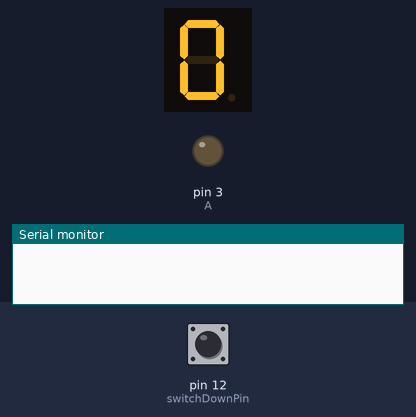
Bench run of a sketch on a simulated Arduino Uno, built with avr-gcc and run on an emulated ATmega328P. Shown: 1-digit seven-segment display, output pins drawn as LEDs (lit = HIGH), the last lines printed to the serial monitor. Wiring (inferred from the names in the program): 1-digit 7-segment display, segments lit when LOW: segments pin 4, pin 5, pin 6, pin 7, pin 8, pin 9, pin 2. Inputs (shaded band) come from the test bench; at power-on: pin 12 (switchDownPin) LOW. The segment pins are drawn as the display they are named for; pins used as bus, display or sensor lines are not drawn.

Above: at 1.2 s.
1.3 s: pin 12 (switchDownPin) pulled HIGH for 0.15 s
At 1.7 s:
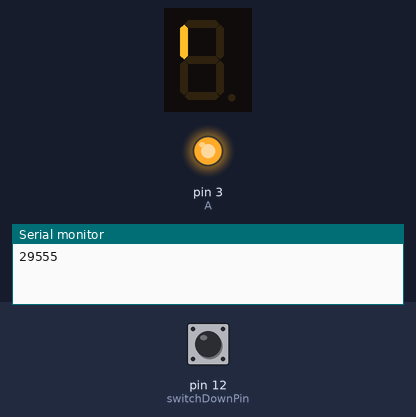
4.2 s: pin 12 (switchDownPin) pulled HIGH for 3.2 s
At 4.9 s:
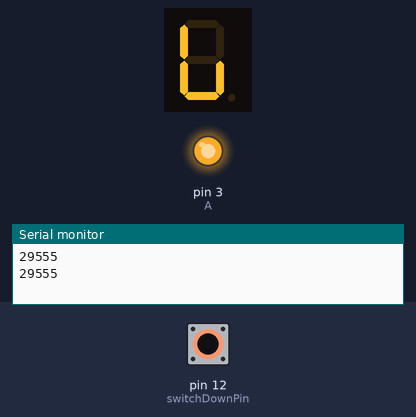
8.9 s: pin 12 (switchDownPin) pulled HIGH for 1 s
At 11.0 s:
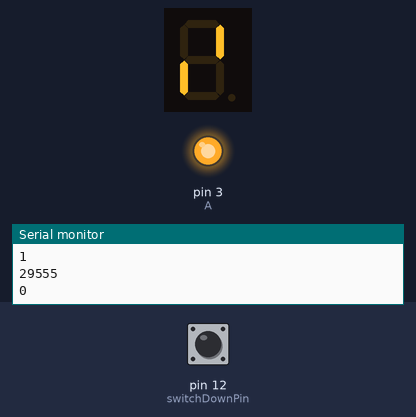
Timing chart, 0 to 21.5 s (numbered marks = the images above; inputs shaded):
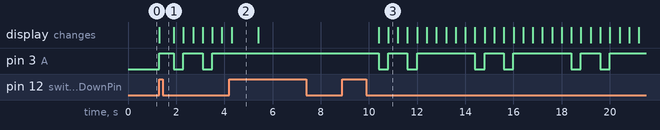

The sketch:

sketch_feb28a.ino
```cpp
//Code wtiren by YAHAV HADAD
// 2016
//All Rights Reserved ©

//ENJOY!!

//Initialize the 7 segment pins
int A = 3;
int B = 4;
int C = 5;
int D = 6;
int DP = 2;
int E = 7;
int F = 8;
int G = 9;

//Initialize the push buttons pins, push buttons states, and the counter
int switchDownPin = 12;
int counter = 0;
int buttonUpState = 0;
int lastButtonUpState = 0;
int buttonDownState = 0;
int lastButtonDownState = 0;

void setup()
{
  Serial.begin(9600);

  pinMode(A, OUTPUT);
  pinMode(B, OUTPUT);
  pinMode(C, OUTPUT);
  pinMode(D, OUTPUT);
  pinMode(E, OUTPUT);
  pinMode(F, OUTPUT);
  pinMode(G, OUTPUT);
  pinMode(DP, OUTPUT);

  //Start with the deceimal point off
  digitalWrite(DP ,HIGH);
}

void loop()
{
  buttonDownState = digitalRead(switchDownPin);
    if (buttonDownState == HIGH)
    {
      dis();
    }
    else
    {
      delay(100);
      lastButtonDownState = digitalRead(switchDownPin);
      if(lastButtonDownState == HIGH){
        changeNumber(0);
      }

    }
   delay(100);
}
void dis() {
  for (counter = 0; counter <=9;counter++){
      changeNumber(counter);
      if(counter == 9)
      {
        counter = -1;
      }
    buttonDownState = digitalRead(switchDownPin);
    if(buttonDownState == 0){

    }else{
      Serial.println('first press');
      delay(100);
      buttonDownState = digitalRead(switchDownPin);
    if(buttonDownState == 1){
      delay(1000);
      lastButtonDownState = digitalRead(switchDownPin);
    Serial.println(lastButtonDownState);
    if(lastButtonDownState == 1){
      changeNumber(0);
      counter = 100;
      }
      }
    }
    delay(400);
      }
}
void changeNumber(int buttonPress)
{
  switch (buttonPress)
  {
    //number 0
    case 0:
      digitalWrite(A, HIGH);
      digitalWrite(B, HIGH);
      digitalWrite(C, HIGH);
      digitalWrite(D, HIGH);
      digitalWrite(E, HIGH);
      digitalWrite(F, HIGH);
      digitalWrite(G, LOW);
      break;
    //number 1
    case 1:
      digitalWrite(A, LOW);
      digitalWrite(B, HIGH);
      digitalWrite(C, HIGH);
      digitalWrite(D, LOW);
      digitalWrite(E, LOW);
      digitalWrite(F, LOW);
      digitalWrite(G, LOW);
      break;
    //number 2
    case 2:
      digitalWrite(A, HIGH);
      digitalWrite(B, HIGH);
      digitalWrite(C, LOW);
      digitalWrite(D, HIGH);
      digitalWrite(E, HIGH);
      digitalWrite(F, LOW);
      digitalWrite(G, HIGH);
      break;
    //number 3
    case 3:
      digitalWrite(A, HIGH);
      digitalWrite(B, HIGH);
      digitalWrite(C, HIGH);
      digitalWrite(D, HIGH);
      digitalWrite(E, LOW);
      digitalWrite(F, LOW);
      digitalWrite(G, HIGH);
      break;
    //number 4
    case 4:
      digitalWrite(A, LOW);
      digitalWrite(B, HIGH);
      digitalWrite(C, HIGH);
      digitalWrite(D, LOW);
      digitalWrite(E, LOW);
      digitalWrite(F, HIGH);
      digitalWrite(G, HIGH);
      break;
    //number 5
    case 5:
      digitalWrite(A, HIGH);
      digitalWrite(B, LOW);
      digitalWrite(C, HIGH);
      digitalWrite(D, HIGH);
      digitalWrite(E, LOW);
      digitalWrite(F, HIGH);
      digitalWrite(G, HIGH);
      break;
    //number 6
    case 6:
      digitalWrite(A, HIGH);
      digitalWrite(B, LOW);
      digitalWrite(C, HIGH);
      digitalWrite(D, HIGH);
      digitalWrite(E, HIGH);
      digitalWrite(F, HIGH);
      digitalWrite(G, HIGH);
      break;
    //number 7
    case 7:
      digitalWrite(A, HIGH);
      digitalWrite(B, HIGH);
      digitalWrite(C, HIGH);
      digitalWrite(D, LOW);
      digitalWrite(E, LOW);
      digitalWrite(F, LOW);
      digitalWrite(G, LOW);
      break;
    //number 8
    case 8:
      digitalWrite(A, HIGH);
      digitalWrite(B, HIGH);
      digitalWrite(C, HIGH);
      digitalWrite(D, HIGH);
      digitalWrite(E, HIGH);
      digitalWrite(F, HIGH);
      digitalWrite(G, HIGH);
      break;
    //number 9
    case 9:
      digitalWrite(A, HIGH);
      digitalWrite(B, HIGH);
      digitalWrite(C, HIGH);
      digitalWrite(D, HIGH);
      digitalWrite(E, LOW);
      digitalWrite(F, HIGH);
      digitalWrite(G, HIGH);
      break;
  }
}
```

Measured:
- after the input at 1.3 s, pin 3 (A): goes HIGH 0.60 s, LOW 0.40 s, HIGH 0.80 s, LOW 0.40 s, then HIGH, starting at once; the display: changes at once (image 1)
- after the input at 4.2 s, pin 3 (A): stops changing and stays HIGH
- after the input at 8.9 s, pin 3 (A): HIGH → LOW after 1.5 s, then repeats every 4.0 s: HIGH 0.80 s, LOW 0.40 s, HIGH 2.4 s, LOW 0.40 s; the display: first changes after 1.5 s (image 3 shows a later state)
- what the display in image 2 shows lasts 1.1 s, from 4.3 s to 5.4 s
- what the display in image 3 shows lasts 0.4 s, from 10.8 s to 11.2 s
